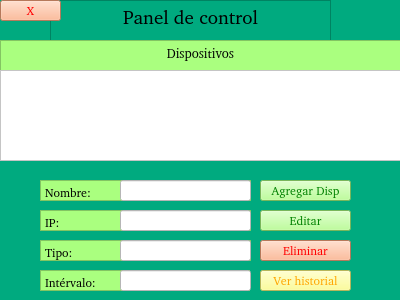
<?xml version="1.0" encoding="UTF-8"?>
<ui version="4.0">
 <class>MainWindow</class>
 <widget class="QWidget" name="MainWindow">
  <property name="geometry">
   <rect>
    <x>0</x>
    <y>0</y>
    <width>400</width>
    <height>300</height>
   </rect>
  </property>
  <property name="windowTitle">
   <string>Form</string>
  </property>
  <property name="styleSheet">
   <string notr="true">
background-color: rgb(170, 255, 255);</string>
  </property>
  <widget class="QStackedWidget" name="stackedWidget">
   <property name="geometry">
    <rect>
     <x>0</x>
     <y>0</y>
     <width>401</width>
     <height>301</height>
    </rect>
   </property>
   <property name="palette">
    <palette>
     <active>
      <colorrole role="WindowText">
       <brush brushstyle="SolidPattern">
        <color alpha="255">
         <red>0</red>
         <green>0</green>
         <blue>0</blue>
        </color>
       </brush>
      </colorrole>
      <colorrole role="Button">
       <brush brushstyle="SolidPattern">
        <color alpha="255">
         <red>0</red>
         <green>170</green>
         <blue>127</blue>
        </color>
       </brush>
      </colorrole>
      <colorrole role="Text">
       <brush brushstyle="SolidPattern">
        <color alpha="255">
         <red>0</red>
         <green>0</green>
         <blue>0</blue>
        </color>
       </brush>
      </colorrole>
      <colorrole role="ButtonText">
       <brush brushstyle="SolidPattern">
        <color alpha="255">
         <red>0</red>
         <green>0</green>
         <blue>0</blue>
        </color>
       </brush>
      </colorrole>
      <colorrole role="Base">
       <brush brushstyle="SolidPattern">
        <color alpha="255">
         <red>0</red>
         <green>170</green>
         <blue>127</blue>
        </color>
       </brush>
      </colorrole>
      <colorrole role="Window">
       <brush brushstyle="SolidPattern">
        <color alpha="255">
         <red>0</red>
         <green>170</green>
         <blue>127</blue>
        </color>
       </brush>
      </colorrole>
      <colorrole role="PlaceholderText">
       <brush brushstyle="SolidPattern">
        <color alpha="128">
         <red>0</red>
         <green>0</green>
         <blue>0</blue>
        </color>
       </brush>
      </colorrole>
     </active>
     <inactive>
      <colorrole role="WindowText">
       <brush brushstyle="SolidPattern">
        <color alpha="255">
         <red>0</red>
         <green>0</green>
         <blue>0</blue>
        </color>
       </brush>
      </colorrole>
      <colorrole role="Button">
       <brush brushstyle="SolidPattern">
        <color alpha="255">
         <red>0</red>
         <green>170</green>
         <blue>127</blue>
        </color>
       </brush>
      </colorrole>
      <colorrole role="Text">
       <brush brushstyle="SolidPattern">
        <color alpha="255">
         <red>0</red>
         <green>0</green>
         <blue>0</blue>
        </color>
       </brush>
      </colorrole>
      <colorrole role="ButtonText">
       <brush brushstyle="SolidPattern">
        <color alpha="255">
         <red>0</red>
         <green>0</green>
         <blue>0</blue>
        </color>
       </brush>
      </colorrole>
      <colorrole role="Base">
       <brush brushstyle="SolidPattern">
        <color alpha="255">
         <red>0</red>
         <green>170</green>
         <blue>127</blue>
        </color>
       </brush>
      </colorrole>
      <colorrole role="Window">
       <brush brushstyle="SolidPattern">
        <color alpha="255">
         <red>0</red>
         <green>170</green>
         <blue>127</blue>
        </color>
       </brush>
      </colorrole>
      <colorrole role="PlaceholderText">
       <brush brushstyle="SolidPattern">
        <color alpha="128">
         <red>0</red>
         <green>0</green>
         <blue>0</blue>
        </color>
       </brush>
      </colorrole>
     </inactive>
     <disabled>
      <colorrole role="WindowText">
       <brush brushstyle="SolidPattern">
        <color alpha="255">
         <red>0</red>
         <green>0</green>
         <blue>0</blue>
        </color>
       </brush>
      </colorrole>
      <colorrole role="Button">
       <brush brushstyle="SolidPattern">
        <color alpha="255">
         <red>0</red>
         <green>170</green>
         <blue>127</blue>
        </color>
       </brush>
      </colorrole>
      <colorrole role="Text">
       <brush brushstyle="SolidPattern">
        <color alpha="255">
         <red>0</red>
         <green>0</green>
         <blue>0</blue>
        </color>
       </brush>
      </colorrole>
      <colorrole role="ButtonText">
       <brush brushstyle="SolidPattern">
        <color alpha="255">
         <red>0</red>
         <green>0</green>
         <blue>0</blue>
        </color>
       </brush>
      </colorrole>
      <colorrole role="Base">
       <brush brushstyle="SolidPattern">
        <color alpha="255">
         <red>0</red>
         <green>170</green>
         <blue>127</blue>
        </color>
       </brush>
      </colorrole>
      <colorrole role="Window">
       <brush brushstyle="SolidPattern">
        <color alpha="255">
         <red>0</red>
         <green>170</green>
         <blue>127</blue>
        </color>
       </brush>
      </colorrole>
      <colorrole role="PlaceholderText">
       <brush brushstyle="SolidPattern">
        <color alpha="128">
         <red>0</red>
         <green>0</green>
         <blue>0</blue>
        </color>
       </brush>
      </colorrole>
     </disabled>
    </palette>
   </property>
   <property name="font">
    <font>
     <family>URW Gothic [urw]</family>
     <bold>false</bold>
    </font>
   </property>
   <property name="styleSheet">
    <string notr="true">color: rgb(0, 0, 0);
background-color: rgb(0, 170, 127);</string>
   </property>
   <property name="currentIndex">
    <number>2</number>
   </property>
   <widget class="QWidget" name="page">
    <property name="styleSheet">
     <string notr="true">background-color: rgb(0, 170, 127);</string>
    </property>
    <widget class="QTextEdit" name="textEdit">
     <property name="geometry">
      <rect>
       <x>60</x>
       <y>20</y>
       <width>281</width>
       <height>81</height>
      </rect>
     </property>
     <property name="font">
      <font>
       <family>URW Gothic [urw]</family>
       <bold>false</bold>
      </font>
     </property>
     <property name="styleSheet">
      <string notr="true">
color: rgb(0, 0, 0);
background-color: rgb(196, 255, 171);
border-bottom-color: rgb(196, 255, 171)</string>
     </property>
     <property name="html">
      <string>&lt;!DOCTYPE HTML PUBLIC &quot;-//W3C//DTD HTML 4.0//EN&quot; &quot;http://www.w3.org/TR/REC-html40/strict.dtd&quot;&gt;
&lt;html&gt;&lt;head&gt;&lt;meta name=&quot;qrichtext&quot; content=&quot;1&quot; /&gt;&lt;meta charset=&quot;utf-8&quot; /&gt;&lt;style type=&quot;text/css&quot;&gt;
p, li { white-space: pre-wrap; }
hr { height: 1px; border-width: 0; }
li.unchecked::marker { content: &quot;\2610&quot;; }
li.checked::marker { content: &quot;\2612&quot;; }
&lt;/style&gt;&lt;/head&gt;&lt;body style=&quot; font-family:'URW Gothic [urw]'; font-size:9pt; font-weight:400; font-style:normal;&quot;&gt;
&lt;p align=&quot;center&quot; style=&quot; margin-top:12px; margin-bottom:12px; margin-left:0px; margin-right:0px; -qt-block-indent:0; text-indent:0px;&quot;&gt;&lt;span style=&quot; font-size:14pt;&quot;&gt;Gestor de registros &lt;/span&gt;&lt;/p&gt;
&lt;p align=&quot;center&quot; style=&quot; margin-top:12px; margin-bottom:12px; margin-left:0px; margin-right:0px; -qt-block-indent:0; text-indent:0px;&quot;&gt;&lt;span style=&quot; font-size:14pt;&quot;&gt;de dispositivos IOT&lt;/span&gt;&lt;/p&gt;&lt;/body&gt;&lt;/html&gt;</string>
     </property>
    </widget>
    <widget class="QPushButton" name="pushButton_2">
     <property name="geometry">
      <rect>
       <x>100</x>
       <y>130</y>
       <width>201</width>
       <height>41</height>
      </rect>
     </property>
     <property name="font">
      <font>
       <family>URW Gothic [urw]</family>
       <italic>false</italic>
       <bold>false</bold>
      </font>
     </property>
     <property name="styleSheet">
      <string notr="true">color: orange;
background-color: rgb(255, 255, 127);</string>
     </property>
     <property name="text">
      <string>Registrar / Ingresar</string>
     </property>
    </widget>
    <widget class="QPushButton" name="pushButton">
     <property name="geometry">
      <rect>
       <x>100</x>
       <y>180</y>
       <width>201</width>
       <height>41</height>
      </rect>
     </property>
     <property name="font">
      <font>
       <family>URW Gothic [urw]</family>
      </font>
     </property>
     <property name="styleSheet">
      <string notr="true">color: red;
background-color: rgb(255, 170, 127)
</string>
     </property>
     <property name="text">
      <string> Desconectar</string>
     </property>
    </widget>
    <widget class="QTextEdit" name="textEdit_23">
     <property name="geometry">
      <rect>
       <x>60</x>
       <y>260</y>
       <width>281</width>
       <height>31</height>
      </rect>
     </property>
     <property name="font">
      <font>
       <family>URW Gothic [urw]</family>
       <bold>false</bold>
      </font>
     </property>
     <property name="styleSheet">
      <string notr="true">
color: rgb(0, 0, 0);
background-color: rgb(0, 170, 127);
border-bottom-color: rgb(196, 255, 171)</string>
     </property>
     <property name="html">
      <string>&lt;!DOCTYPE HTML PUBLIC &quot;-//W3C//DTD HTML 4.0//EN&quot; &quot;http://www.w3.org/TR/REC-html40/strict.dtd&quot;&gt;
&lt;html&gt;&lt;head&gt;&lt;meta name=&quot;qrichtext&quot; content=&quot;1&quot; /&gt;&lt;meta charset=&quot;utf-8&quot; /&gt;&lt;style type=&quot;text/css&quot;&gt;
p, li { white-space: pre-wrap; }
hr { height: 1px; border-width: 0; }
li.unchecked::marker { content: &quot;\2610&quot;; }
li.checked::marker { content: &quot;\2612&quot;; }
&lt;/style&gt;&lt;/head&gt;&lt;body style=&quot; font-family:'URW Gothic [urw]'; font-size:9pt; font-weight:400; font-style:normal;&quot;&gt;
&lt;p align=&quot;center&quot; style=&quot; margin-top:12px; margin-bottom:12px; margin-left:0px; margin-right:0px; -qt-block-indent:0; text-indent:0px;&quot;&gt;By : Alvaro morales&lt;/p&gt;&lt;/body&gt;&lt;/html&gt;</string>
     </property>
    </widget>
   </widget>
   <widget class="QWidget" name="page_2">
    <property name="styleSheet">
     <string notr="true">background-color: rgb(0, 170, 127);</string>
    </property>
    <widget class="QTextEdit" name="textEdit_2">
     <property name="geometry">
      <rect>
       <x>60</x>
       <y>10</y>
       <width>281</width>
       <height>41</height>
      </rect>
     </property>
     <property name="font">
      <font>
       <family>URW Gothic [urw]</family>
      </font>
     </property>
     <property name="styleSheet">
      <string notr="true">
color: rgb(0, 0, 0);
background-color: rgb(0, 170, 127);
border-color: rgb(255, 255, 255);</string>
     </property>
     <property name="html">
      <string>&lt;!DOCTYPE HTML PUBLIC &quot;-//W3C//DTD HTML 4.0//EN&quot; &quot;http://www.w3.org/TR/REC-html40/strict.dtd&quot;&gt;
&lt;html&gt;&lt;head&gt;&lt;meta name=&quot;qrichtext&quot; content=&quot;1&quot; /&gt;&lt;meta charset=&quot;utf-8&quot; /&gt;&lt;style type=&quot;text/css&quot;&gt;
p, li { white-space: pre-wrap; }
hr { height: 1px; border-width: 0; }
li.unchecked::marker { content: &quot;\2610&quot;; }
li.checked::marker { content: &quot;\2612&quot;; }
&lt;/style&gt;&lt;/head&gt;&lt;body style=&quot; font-family:'URW Gothic [urw]'; font-size:9pt; font-weight:400; font-style:normal;&quot;&gt;
&lt;p align=&quot;center&quot; style=&quot; margin-top:0px; margin-bottom:0px; margin-left:0px; margin-right:0px; -qt-block-indent:0; text-indent:0px;&quot;&gt;&lt;span style=&quot; font-size:14pt;&quot;&gt;Registrar / Ingresar&lt;/span&gt;&lt;/p&gt;&lt;/body&gt;&lt;/html&gt;</string>
     </property>
    </widget>
    <widget class="QTextEdit" name="textEdit_3">
     <property name="geometry">
      <rect>
       <x>10</x>
       <y>80</y>
       <width>171</width>
       <height>31</height>
      </rect>
     </property>
     <property name="font">
      <font>
       <family>URW Gothic [urw]</family>
      </font>
     </property>
     <property name="styleSheet">
      <string notr="true">background-color: rgb(85, 255, 127);</string>
     </property>
     <property name="html">
      <string>&lt;!DOCTYPE HTML PUBLIC &quot;-//W3C//DTD HTML 4.0//EN&quot; &quot;http://www.w3.org/TR/REC-html40/strict.dtd&quot;&gt;
&lt;html&gt;&lt;head&gt;&lt;meta name=&quot;qrichtext&quot; content=&quot;1&quot; /&gt;&lt;meta charset=&quot;utf-8&quot; /&gt;&lt;style type=&quot;text/css&quot;&gt;
p, li { white-space: pre-wrap; }
hr { height: 1px; border-width: 0; }
li.unchecked::marker { content: &quot;\2610&quot;; }
li.checked::marker { content: &quot;\2612&quot;; }
&lt;/style&gt;&lt;/head&gt;&lt;body style=&quot; font-family:'URW Gothic [urw]'; font-size:9pt; font-weight:400; font-style:normal;&quot;&gt;
&lt;p style=&quot; margin-top:0px; margin-bottom:0px; margin-left:0px; margin-right:0px; -qt-block-indent:0; text-indent:0px;&quot;&gt;&lt;span style=&quot; font-weight:700;&quot;&gt;Usuario:&lt;/span&gt;&lt;/p&gt;&lt;/body&gt;&lt;/html&gt;</string>
     </property>
    </widget>
    <widget class="QTextEdit" name="textEdit_4">
     <property name="geometry">
      <rect>
       <x>10</x>
       <y>120</y>
       <width>171</width>
       <height>31</height>
      </rect>
     </property>
     <property name="font">
      <font>
       <family>URW Gothic [urw]</family>
      </font>
     </property>
     <property name="styleSheet">
      <string notr="true">background-color: rgb(85, 255, 127);</string>
     </property>
     <property name="html">
      <string>&lt;!DOCTYPE HTML PUBLIC &quot;-//W3C//DTD HTML 4.0//EN&quot; &quot;http://www.w3.org/TR/REC-html40/strict.dtd&quot;&gt;
&lt;html&gt;&lt;head&gt;&lt;meta name=&quot;qrichtext&quot; content=&quot;1&quot; /&gt;&lt;meta charset=&quot;utf-8&quot; /&gt;&lt;style type=&quot;text/css&quot;&gt;
p, li { white-space: pre-wrap; }
hr { height: 1px; border-width: 0; }
li.unchecked::marker { content: &quot;\2610&quot;; }
li.checked::marker { content: &quot;\2612&quot;; }
&lt;/style&gt;&lt;/head&gt;&lt;body style=&quot; font-family:'URW Gothic [urw]'; font-size:9pt; font-weight:400; font-style:normal;&quot;&gt;
&lt;p style=&quot; margin-top:0px; margin-bottom:0px; margin-left:0px; margin-right:0px; -qt-block-indent:0; text-indent:0px;&quot;&gt;&lt;span style=&quot; font-weight:700;&quot;&gt;Contraseña de acceso&lt;/span&gt;&lt;/p&gt;&lt;/body&gt;&lt;/html&gt;</string>
     </property>
    </widget>
    <widget class="QLineEdit" name="lineEdit">
     <property name="geometry">
      <rect>
       <x>180</x>
       <y>80</y>
       <width>211</width>
       <height>31</height>
      </rect>
     </property>
     <property name="styleSheet">
      <string notr="true">background-color: rgb(255, 255, 255);</string>
     </property>
    </widget>
    <widget class="QLineEdit" name="lineEdit_2">
     <property name="geometry">
      <rect>
       <x>180</x>
       <y>120</y>
       <width>211</width>
       <height>31</height>
      </rect>
     </property>
     <property name="styleSheet">
      <string notr="true">background-color: rgb(255, 255, 255);</string>
     </property>
     <property name="echoMode">
      <enum>QLineEdit::Password</enum>
     </property>
    </widget>
    <widget class="QPushButton" name="pushButton_10">
     <property name="geometry">
      <rect>
       <x>90</x>
       <y>160</y>
       <width>211</width>
       <height>31</height>
      </rect>
     </property>
     <property name="font">
      <font>
       <family>URW Gothic [urw]</family>
      </font>
     </property>
     <property name="styleSheet">
      <string notr="true">color: green;
background-color: rgb(170, 255, 127);
</string>
     </property>
     <property name="text">
      <string>Registrar</string>
     </property>
    </widget>
    <widget class="QTextEdit" name="textEdit_19">
     <property name="geometry">
      <rect>
       <x>60</x>
       <y>240</y>
       <width>271</width>
       <height>31</height>
      </rect>
     </property>
     <property name="styleSheet">
      <string notr="true">border-color: rgb(255, 255, 255);
background-color: rgb(85, 255, 127);</string>
     </property>
    </widget>
    <widget class="QPushButton" name="pushButton_16">
     <property name="geometry">
      <rect>
       <x>90</x>
       <y>200</y>
       <width>211</width>
       <height>31</height>
      </rect>
     </property>
     <property name="font">
      <font>
       <family>URW Gothic [urw]</family>
      </font>
     </property>
     <property name="styleSheet">
      <string notr="true">color: orange;
background-color: rgb(255, 255, 127);
</string>
     </property>
     <property name="text">
      <string>Ingreso al sistema</string>
     </property>
    </widget>
   </widget>
   <widget class="QWidget" name="page_4">
    <widget class="QTextEdit" name="textEdit_8">
     <property name="geometry">
      <rect>
       <x>50</x>
       <y>0</y>
       <width>281</width>
       <height>41</height>
      </rect>
     </property>
     <property name="font">
      <font>
       <family>URW Gothic [urw]</family>
       <italic>true</italic>
       <bold>true</bold>
      </font>
     </property>
     <property name="html">
      <string>&lt;!DOCTYPE HTML PUBLIC &quot;-//W3C//DTD HTML 4.0//EN&quot; &quot;http://www.w3.org/TR/REC-html40/strict.dtd&quot;&gt;
&lt;html&gt;&lt;head&gt;&lt;meta name=&quot;qrichtext&quot; content=&quot;1&quot; /&gt;&lt;meta charset=&quot;utf-8&quot; /&gt;&lt;style type=&quot;text/css&quot;&gt;
p, li { white-space: pre-wrap; }
hr { height: 1px; border-width: 0; }
li.unchecked::marker { content: &quot;\2610&quot;; }
li.checked::marker { content: &quot;\2612&quot;; }
&lt;/style&gt;&lt;/head&gt;&lt;body style=&quot; font-family:'URW Gothic [urw]'; font-size:9pt; font-weight:700; font-style:italic;&quot;&gt;
&lt;p align=&quot;center&quot; style=&quot; margin-top:0px; margin-bottom:0px; margin-left:0px; margin-right:0px; -qt-block-indent:0; text-indent:0px;&quot;&gt;&lt;span style=&quot; font-size:14pt; font-weight:400; font-style:normal;&quot;&gt;Panel de control&lt;/span&gt;&lt;/p&gt;&lt;/body&gt;&lt;/html&gt;</string>
     </property>
    </widget>
    <widget class="QTextEdit" name="textEdit_18">
     <property name="geometry">
      <rect>
       <x>0</x>
       <y>40</y>
       <width>401</width>
       <height>31</height>
      </rect>
     </property>
     <property name="font">
      <font>
       <family>URW Gothic [urw]</family>
       <italic>true</italic>
       <bold>true</bold>
      </font>
     </property>
     <property name="styleSheet">
      <string notr="true">background-color: rgb(170, 255, 127);
</string>
     </property>
     <property name="html">
      <string>&lt;!DOCTYPE HTML PUBLIC &quot;-//W3C//DTD HTML 4.0//EN&quot; &quot;http://www.w3.org/TR/REC-html40/strict.dtd&quot;&gt;
&lt;html&gt;&lt;head&gt;&lt;meta name=&quot;qrichtext&quot; content=&quot;1&quot; /&gt;&lt;meta charset=&quot;utf-8&quot; /&gt;&lt;style type=&quot;text/css&quot;&gt;
p, li { white-space: pre-wrap; }
hr { height: 1px; border-width: 0; }
li.unchecked::marker { content: &quot;\2610&quot;; }
li.checked::marker { content: &quot;\2612&quot;; }
&lt;/style&gt;&lt;/head&gt;&lt;body style=&quot; font-family:'URW Gothic [urw]'; font-size:9pt; font-weight:700; font-style:italic;&quot;&gt;
&lt;p align=&quot;center&quot; style=&quot; margin-top:0px; margin-bottom:0px; margin-left:0px; margin-right:0px; -qt-block-indent:0; text-indent:0px;&quot;&gt;&lt;span style=&quot; font-size:10pt; font-weight:400; font-style:normal;&quot;&gt;Dispositivos&lt;/span&gt;&lt;/p&gt;&lt;/body&gt;&lt;/html&gt;</string>
     </property>
    </widget>
    <widget class="QListWidget" name="listWidget">
     <property name="geometry">
      <rect>
       <x>0</x>
       <y>70</y>
       <width>401</width>
       <height>91</height>
      </rect>
     </property>
     <property name="styleSheet">
      <string notr="true">background-color: rgb(255, 255, 255);</string>
     </property>
    </widget>
    <widget class="QTextEdit" name="textEdit_24">
     <property name="geometry">
      <rect>
       <x>40</x>
       <y>180</y>
       <width>211</width>
       <height>21</height>
      </rect>
     </property>
     <property name="font">
      <font>
       <family>URW Gothic [urw]</family>
       <italic>true</italic>
       <bold>true</bold>
      </font>
     </property>
     <property name="styleSheet">
      <string notr="true">background-color: rgb(170, 255, 127);
</string>
     </property>
     <property name="html">
      <string>&lt;!DOCTYPE HTML PUBLIC &quot;-//W3C//DTD HTML 4.0//EN&quot; &quot;http://www.w3.org/TR/REC-html40/strict.dtd&quot;&gt;
&lt;html&gt;&lt;head&gt;&lt;meta name=&quot;qrichtext&quot; content=&quot;1&quot; /&gt;&lt;meta charset=&quot;utf-8&quot; /&gt;&lt;style type=&quot;text/css&quot;&gt;
p, li { white-space: pre-wrap; }
hr { height: 1px; border-width: 0; }
li.unchecked::marker { content: &quot;\2610&quot;; }
li.checked::marker { content: &quot;\2612&quot;; }
&lt;/style&gt;&lt;/head&gt;&lt;body style=&quot; font-family:'URW Gothic [urw]'; font-size:9pt; font-weight:700; font-style:italic;&quot;&gt;
&lt;p style=&quot; margin-top:0px; margin-bottom:0px; margin-left:0px; margin-right:0px; -qt-block-indent:0; text-indent:0px;&quot;&gt;&lt;span style=&quot; font-weight:400; font-style:normal;&quot;&gt;Nombre:&lt;/span&gt;&lt;/p&gt;&lt;/body&gt;&lt;/html&gt;</string>
     </property>
    </widget>
    <widget class="QLineEdit" name="lineEdit_3">
     <property name="geometry">
      <rect>
       <x>120</x>
       <y>180</y>
       <width>131</width>
       <height>21</height>
      </rect>
     </property>
     <property name="styleSheet">
      <string notr="true">background-color: rgb(255, 255, 255);</string>
     </property>
    </widget>
    <widget class="QTextEdit" name="textEdit_25">
     <property name="geometry">
      <rect>
       <x>40</x>
       <y>210</y>
       <width>211</width>
       <height>21</height>
      </rect>
     </property>
     <property name="font">
      <font>
       <family>URW Gothic [urw]</family>
       <italic>true</italic>
       <bold>true</bold>
      </font>
     </property>
     <property name="styleSheet">
      <string notr="true">background-color: rgb(170, 255, 127);
</string>
     </property>
     <property name="html">
      <string>&lt;!DOCTYPE HTML PUBLIC &quot;-//W3C//DTD HTML 4.0//EN&quot; &quot;http://www.w3.org/TR/REC-html40/strict.dtd&quot;&gt;
&lt;html&gt;&lt;head&gt;&lt;meta name=&quot;qrichtext&quot; content=&quot;1&quot; /&gt;&lt;meta charset=&quot;utf-8&quot; /&gt;&lt;style type=&quot;text/css&quot;&gt;
p, li { white-space: pre-wrap; }
hr { height: 1px; border-width: 0; }
li.unchecked::marker { content: &quot;\2610&quot;; }
li.checked::marker { content: &quot;\2612&quot;; }
&lt;/style&gt;&lt;/head&gt;&lt;body style=&quot; font-family:'URW Gothic [urw]'; font-size:9pt; font-weight:700; font-style:italic;&quot;&gt;
&lt;p style=&quot; margin-top:0px; margin-bottom:0px; margin-left:0px; margin-right:0px; -qt-block-indent:0; text-indent:0px;&quot;&gt;&lt;span style=&quot; font-weight:400; font-style:normal;&quot;&gt;IP:&lt;/span&gt;&lt;/p&gt;&lt;/body&gt;&lt;/html&gt;</string>
     </property>
    </widget>
    <widget class="QLineEdit" name="lineEdit_4">
     <property name="geometry">
      <rect>
       <x>120</x>
       <y>210</y>
       <width>131</width>
       <height>21</height>
      </rect>
     </property>
     <property name="styleSheet">
      <string notr="true">background-color: rgb(255, 255, 255);</string>
     </property>
    </widget>
    <widget class="QTextEdit" name="textEdit_26">
     <property name="geometry">
      <rect>
       <x>40</x>
       <y>240</y>
       <width>211</width>
       <height>21</height>
      </rect>
     </property>
     <property name="font">
      <font>
       <family>URW Gothic [urw]</family>
       <italic>true</italic>
       <bold>true</bold>
      </font>
     </property>
     <property name="styleSheet">
      <string notr="true">background-color: rgb(170, 255, 127);
</string>
     </property>
     <property name="html">
      <string>&lt;!DOCTYPE HTML PUBLIC &quot;-//W3C//DTD HTML 4.0//EN&quot; &quot;http://www.w3.org/TR/REC-html40/strict.dtd&quot;&gt;
&lt;html&gt;&lt;head&gt;&lt;meta name=&quot;qrichtext&quot; content=&quot;1&quot; /&gt;&lt;meta charset=&quot;utf-8&quot; /&gt;&lt;style type=&quot;text/css&quot;&gt;
p, li { white-space: pre-wrap; }
hr { height: 1px; border-width: 0; }
li.unchecked::marker { content: &quot;\2610&quot;; }
li.checked::marker { content: &quot;\2612&quot;; }
&lt;/style&gt;&lt;/head&gt;&lt;body style=&quot; font-family:'URW Gothic [urw]'; font-size:9pt; font-weight:700; font-style:italic;&quot;&gt;
&lt;p style=&quot; margin-top:0px; margin-bottom:0px; margin-left:0px; margin-right:0px; -qt-block-indent:0; text-indent:0px;&quot;&gt;&lt;span style=&quot; font-weight:400; font-style:normal;&quot;&gt;Tipo:&lt;/span&gt;&lt;/p&gt;&lt;/body&gt;&lt;/html&gt;</string>
     </property>
    </widget>
    <widget class="QLineEdit" name="lineEdit_10">
     <property name="geometry">
      <rect>
       <x>120</x>
       <y>240</y>
       <width>131</width>
       <height>21</height>
      </rect>
     </property>
     <property name="styleSheet">
      <string notr="true">background-color: rgb(255, 255, 255);</string>
     </property>
    </widget>
    <widget class="QTextEdit" name="textEdit_27">
     <property name="geometry">
      <rect>
       <x>40</x>
       <y>270</y>
       <width>210</width>
       <height>21</height>
      </rect>
     </property>
     <property name="font">
      <font>
       <family>URW Gothic [urw]</family>
       <italic>true</italic>
       <bold>true</bold>
      </font>
     </property>
     <property name="styleSheet">
      <string notr="true">background-color: rgb(170, 255, 127);
</string>
     </property>
     <property name="html">
      <string>&lt;!DOCTYPE HTML PUBLIC &quot;-//W3C//DTD HTML 4.0//EN&quot; &quot;http://www.w3.org/TR/REC-html40/strict.dtd&quot;&gt;
&lt;html&gt;&lt;head&gt;&lt;meta name=&quot;qrichtext&quot; content=&quot;1&quot; /&gt;&lt;meta charset=&quot;utf-8&quot; /&gt;&lt;style type=&quot;text/css&quot;&gt;
p, li { white-space: pre-wrap; }
hr { height: 1px; border-width: 0; }
li.unchecked::marker { content: &quot;\2610&quot;; }
li.checked::marker { content: &quot;\2612&quot;; }
&lt;/style&gt;&lt;/head&gt;&lt;body style=&quot; font-family:'URW Gothic [urw]'; font-size:9pt; font-weight:700; font-style:italic;&quot;&gt;
&lt;p style=&quot; margin-top:0px; margin-bottom:0px; margin-left:0px; margin-right:0px; -qt-block-indent:0; text-indent:0px;&quot;&gt;&lt;span style=&quot; font-weight:400; font-style:normal;&quot;&gt;Intérvalo:&lt;/span&gt;&lt;/p&gt;&lt;/body&gt;&lt;/html&gt;</string>
     </property>
    </widget>
    <widget class="QLineEdit" name="lineEdit_11">
     <property name="geometry">
      <rect>
       <x>120</x>
       <y>270</y>
       <width>131</width>
       <height>21</height>
      </rect>
     </property>
     <property name="styleSheet">
      <string notr="true">background-color: rgb(255, 255, 255);</string>
     </property>
    </widget>
    <widget class="QPushButton" name="pushButton_11">
     <property name="geometry">
      <rect>
       <x>260</x>
       <y>180</y>
       <width>91</width>
       <height>21</height>
      </rect>
     </property>
     <property name="font">
      <font>
       <family>URW Gothic [urw]</family>
      </font>
     </property>
     <property name="styleSheet">
      <string notr="true">color: green;
background-color: rgb(170, 255, 127);
</string>
     </property>
     <property name="text">
      <string>Agregar Disp</string>
     </property>
    </widget>
    <widget class="QPushButton" name="pushButton_22">
     <property name="geometry">
      <rect>
       <x>260</x>
       <y>240</y>
       <width>91</width>
       <height>21</height>
      </rect>
     </property>
     <property name="font">
      <font>
       <family>URW Gothic [urw]</family>
      </font>
     </property>
     <property name="styleSheet">
      <string notr="true">color: red;
background-color: rgb(255, 170, 127);
</string>
     </property>
     <property name="text">
      <string>Eliminar</string>
     </property>
    </widget>
    <widget class="QPushButton" name="pushButton_23">
     <property name="geometry">
      <rect>
       <x>260</x>
       <y>270</y>
       <width>91</width>
       <height>21</height>
      </rect>
     </property>
     <property name="font">
      <font>
       <family>URW Gothic [urw]</family>
      </font>
     </property>
     <property name="styleSheet">
      <string notr="true">color: orange;
background-color: rgb(255, 255, 127);</string>
     </property>
     <property name="text">
      <string>Ver historial</string>
     </property>
    </widget>
    <widget class="QPushButton" name="pushButton_12">
     <property name="geometry">
      <rect>
       <x>0</x>
       <y>0</y>
       <width>61</width>
       <height>21</height>
      </rect>
     </property>
     <property name="font">
      <font>
       <family>URW Gothic [urw]</family>
      </font>
     </property>
     <property name="styleSheet">
      <string notr="true">color: red;
background-color: rgb(255, 170, 127);
</string>
     </property>
     <property name="text">
      <string>X</string>
     </property>
    </widget>
    <widget class="QPushButton" name="pushButton_26">
     <property name="geometry">
      <rect>
       <x>260</x>
       <y>210</y>
       <width>91</width>
       <height>21</height>
      </rect>
     </property>
     <property name="font">
      <font>
       <family>URW Gothic [urw]</family>
      </font>
     </property>
     <property name="styleSheet">
      <string notr="true">color: green;
background-color: rgb(170, 255, 127);
</string>
     </property>
     <property name="text">
      <string>Editar</string>
     </property>
    </widget>
   </widget>
   <widget class="QWidget" name="page_5">
    <widget class="QTextEdit" name="textEdit_9">
     <property name="geometry">
      <rect>
       <x>60</x>
       <y>10</y>
       <width>281</width>
       <height>41</height>
      </rect>
     </property>
     <property name="font">
      <font>
       <family>URW Gothic [urw]</family>
       <italic>true</italic>
       <bold>true</bold>
      </font>
     </property>
     <property name="html">
      <string>&lt;!DOCTYPE HTML PUBLIC &quot;-//W3C//DTD HTML 4.0//EN&quot; &quot;http://www.w3.org/TR/REC-html40/strict.dtd&quot;&gt;
&lt;html&gt;&lt;head&gt;&lt;meta name=&quot;qrichtext&quot; content=&quot;1&quot; /&gt;&lt;meta charset=&quot;utf-8&quot; /&gt;&lt;style type=&quot;text/css&quot;&gt;
p, li { white-space: pre-wrap; }
hr { height: 1px; border-width: 0; }
li.unchecked::marker { content: &quot;\2610&quot;; }
li.checked::marker { content: &quot;\2612&quot;; }
&lt;/style&gt;&lt;/head&gt;&lt;body style=&quot; font-family:'URW Gothic [urw]'; font-size:9pt; font-weight:700; font-style:italic;&quot;&gt;
&lt;p align=&quot;center&quot; style=&quot; margin-top:0px; margin-bottom:0px; margin-left:0px; margin-right:0px; -qt-block-indent:0; text-indent:0px;&quot;&gt;&lt;span style=&quot; font-size:14pt; font-weight:400; font-style:normal;&quot;&gt;Historial de actividad&lt;/span&gt;&lt;/p&gt;&lt;/body&gt;&lt;/html&gt;</string>
     </property>
    </widget>
    <widget class="QListWidget" name="listWidget_2">
     <property name="geometry">
      <rect>
       <x>30</x>
       <y>60</y>
       <width>321</width>
       <height>192</height>
      </rect>
     </property>
     <property name="styleSheet">
      <string notr="true">background-color: rgb(255, 255, 255);</string>
     </property>
    </widget>
    <widget class="QPushButton" name="pushButton_24">
     <property name="geometry">
      <rect>
       <x>80</x>
       <y>260</y>
       <width>101</width>
       <height>31</height>
      </rect>
     </property>
     <property name="font">
      <font>
       <family>URW Gothic [urw]</family>
      </font>
     </property>
     <property name="styleSheet">
      <string notr="true">color: orange;
background-color: rgb(255, 255, 127);</string>
     </property>
     <property name="text">
      <string>Volver al panel</string>
     </property>
    </widget>
    <widget class="QPushButton" name="pushButton_25">
     <property name="geometry">
      <rect>
       <x>200</x>
       <y>260</y>
       <width>101</width>
       <height>31</height>
      </rect>
     </property>
     <property name="font">
      <font>
       <family>URW Gothic [urw]</family>
       <family>URW Gothic [urw]</family>
      </font>
     </property>
     <property name="styleSheet">
      <string notr="true">color: green;
background-color: rgb(85, 255, 127);</string>
     </property>
     <property name="text">
      <string>Exportar CSV</string>
     </property>
    </widget>
   </widget>
  </widget>
 </widget>
 <resources/>
 <connections/>
</ui>
